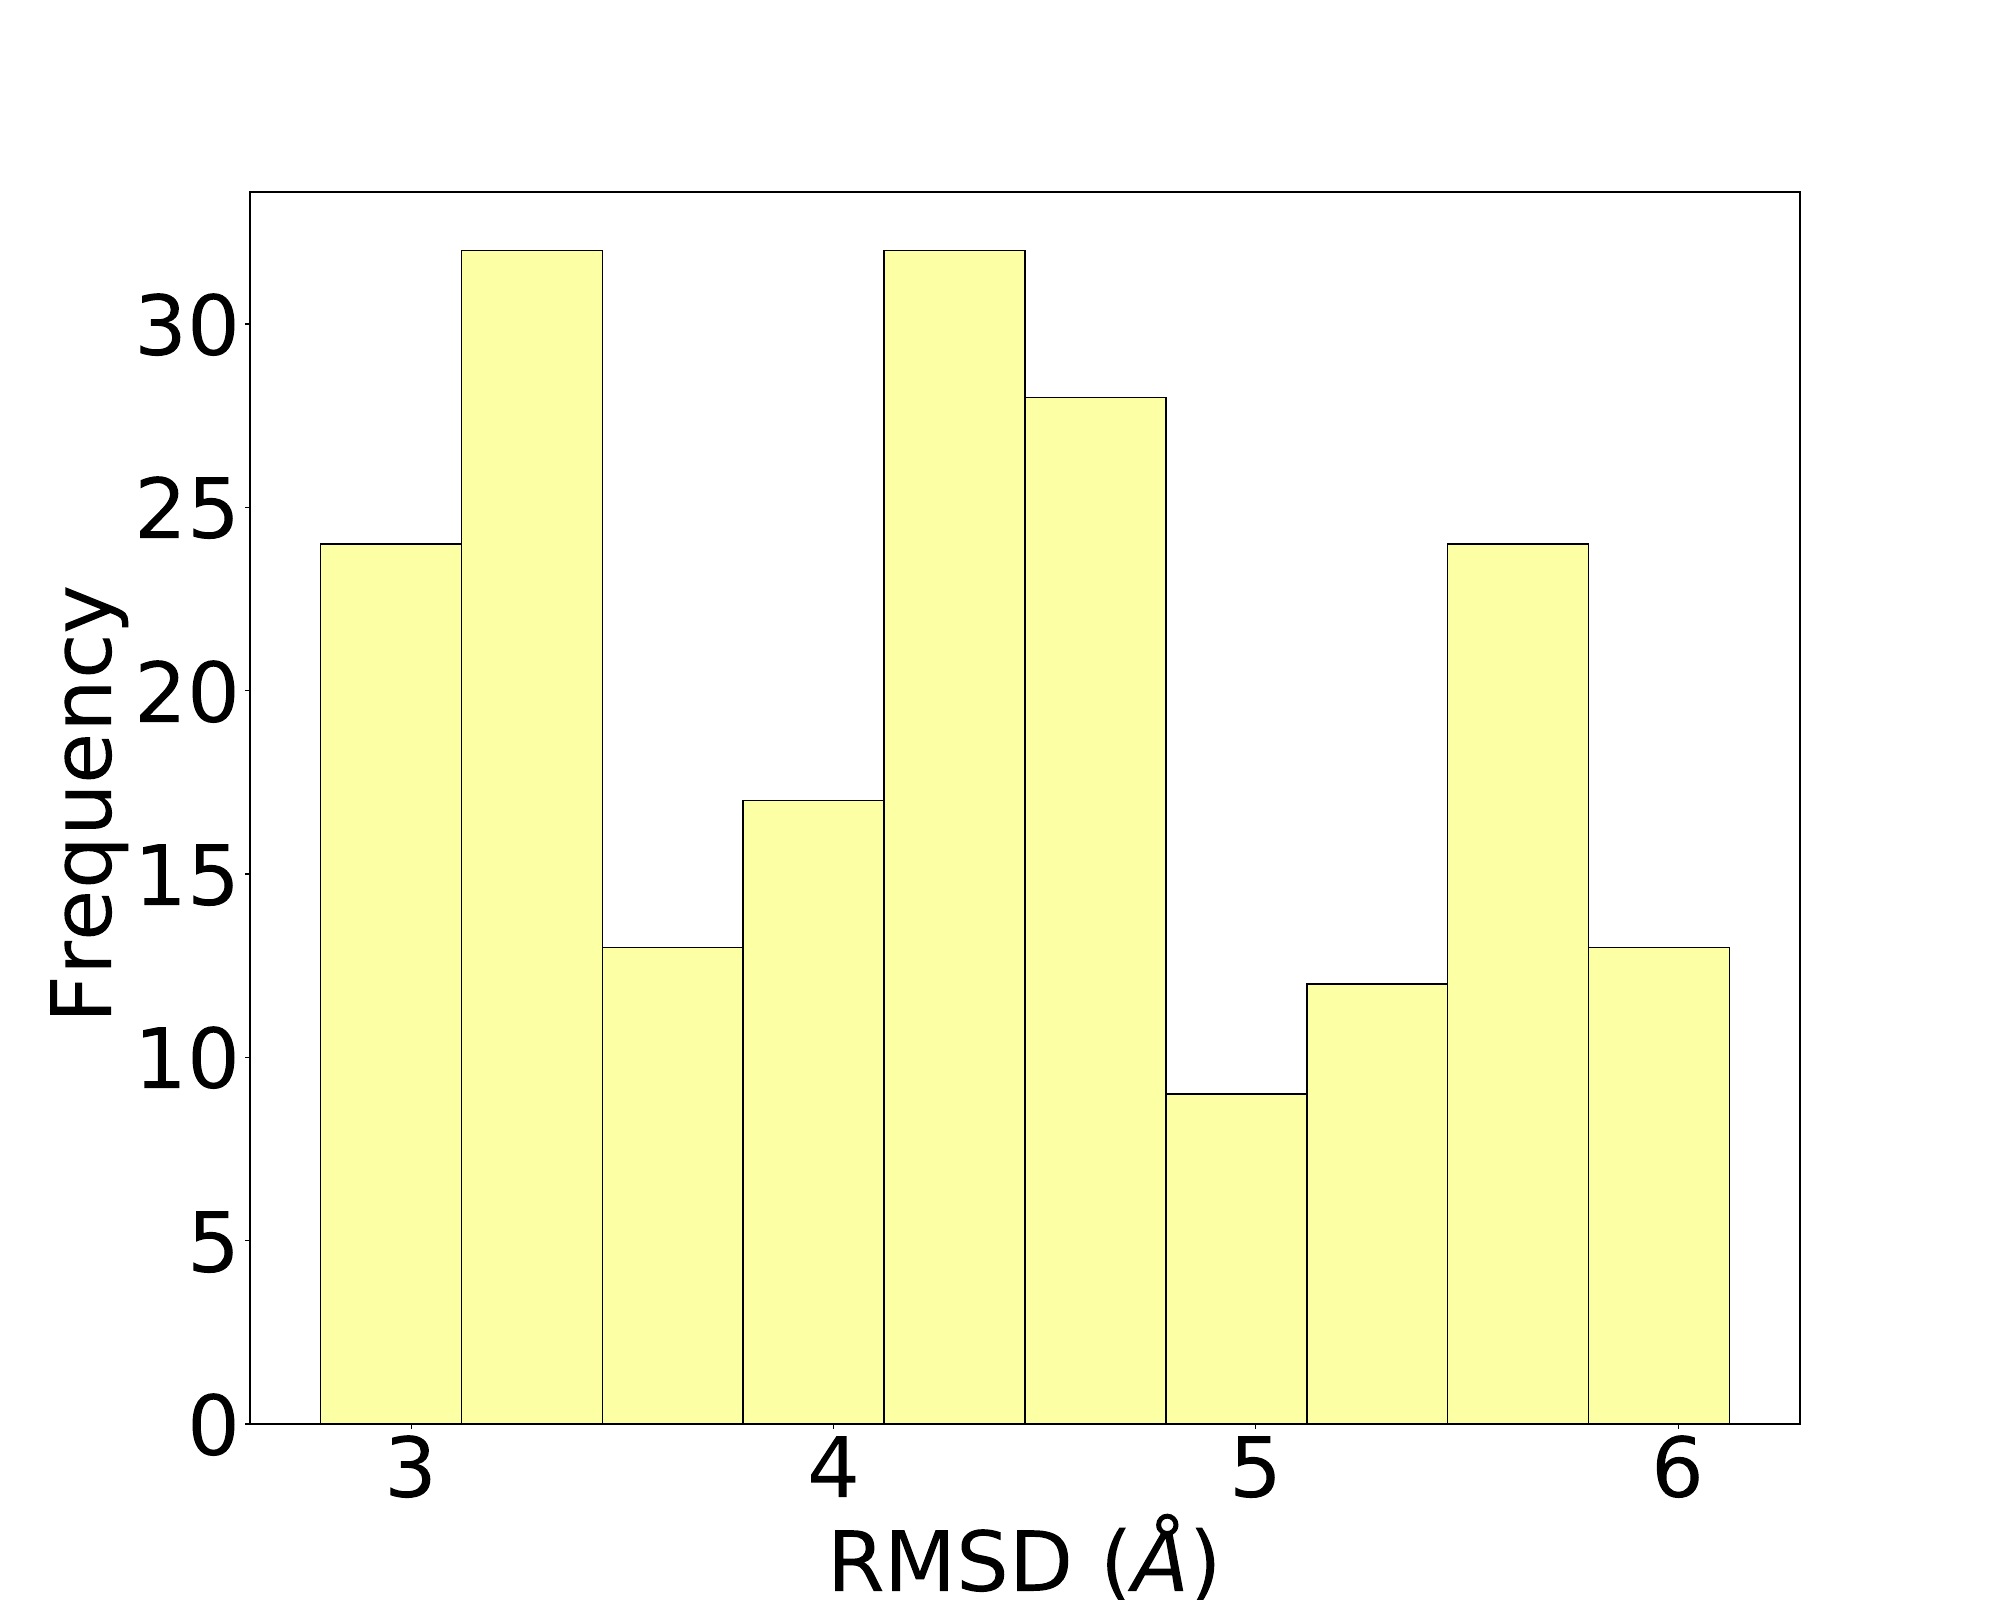

Generate this figure with Python:
import MDAnalysis as mda
import matplotlib.pyplot as plt
from MDAnalysis.analysis import align
from MDAnalysis.analysis import rms
import pandas as pd
x = mda.Universe('AT3_3UIM_model1.B99990004_filt.pdb')
a = mda.Universe('outIV.pdb')
align.AlignTraj(a,x,select='backbone or (resid 8 and name CB and resname ALA)',filename='aligned_AT3.IV.pdb',match_atoms=True,dt=16).run()
R = rms.RMSD(a,x,select='backbone or (resid 8 and name CB and resname ALA)')
R.run()
df = pd.DataFrame(R.rmsd,columns=['Frames','Time (ns)','backbone or (resid 8 and name CB and resname ALA)'])
df.to_csv('rmsd_AT3.IV.csv', index=False)
fig = df.plot(x='Frames', y=['backbone or (resid 8 and name CB and resname ALA)'],kind='hist', figsize=(20, 16), fontsize=60, color=['#FCFFA4FF'], edgecolor="black", legend=False, xticks=[3,4,5,6])
fig.set_xlabel(r'RMSD ($\AA$)')
for item in ([fig.title, fig.xaxis.label, fig.yaxis.label] +
             fig.get_xticklabels() + fig.get_yticklabels()):
    item.set_fontsize(60)
fig.figure.savefig('rmsd_AT3.IV.pdf')
